Frame 1 (no input): blank canvas, image omitted
Frame 60 (no input): blank canvas, image omitted
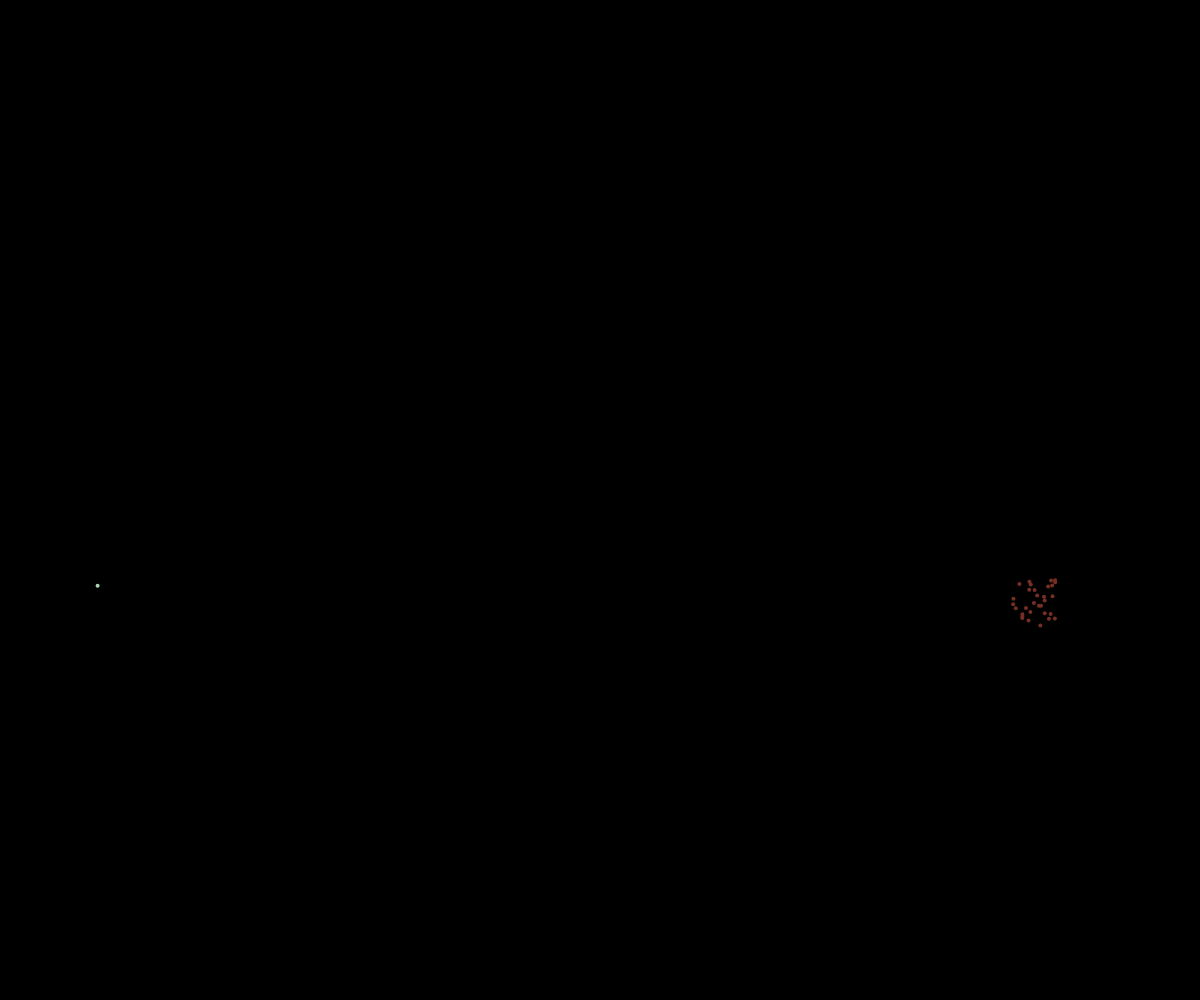
Frame 120 (the mouse pressed at the canvas centre since frame 60)

The p5.js sketch whose frames 1 and 60 were blank and that drew this single picture after the mouse press (run headless with seeded random() and noise() and a simulated clock; from frame 60 on, the mouse is pressed at the canvas centre):

// p5.js sketch
// ── sketch.js
const g = 0.2;
let pars = [];


function setup() {
  createCanvas(windowWidth, windowHeight);
}

function draw() {
  background(0);

  if(random(1) > 0.99) {
    pars.push(new particle(random(width), height, 0, -random(8, 18), random(255), random(255), random(255)));
  }

  for(let par of pars) {
    par.show();
    par.update();
    par.explode();
    par.createNew();

    if(par.pos.y > height+500) {
      pars.splice(par, 1);
    }
  }


}

// ── particle.js
function particle(x, y, velx, vely, r_, g_, b_) {
    this.pos = createVector(x, y);
    this.vel = createVector(velx, vely);
    this.acc = createVector(0 , g);
    this.color = createVector(r_, g_, b_);
    this.exploded = false;
    this.newPars = [];

    particle.prototype.show = function() {
        fill(this.color.x, this.color.y, this.color.z);
        noStroke();
        circle(this.pos.x, this.pos.y, 4);

        for(let par of this.newPars) {
            par.show();
            par.update();
        }

    }

    particle.prototype.update = function() {
        this.pos.add(this.vel);
        this.vel.add(this.acc);
    }

    particle.prototype.explode = function() {
        if(this.vel.y >= 0 && this.vel.y < 0.5) {
            this.exploded = true;
        }
        else {
            this.exploded = false;
        }
    }

    particle.prototype.createNew = function() {
        if (this.exploded) {
            for(let i = 0; i < 15; i++) {
                this.newPars.push(new particle(this.pos.x, this.pos.y, random(-3,3), random(-3,3), this.color));
            }
        }
    }

    
}
